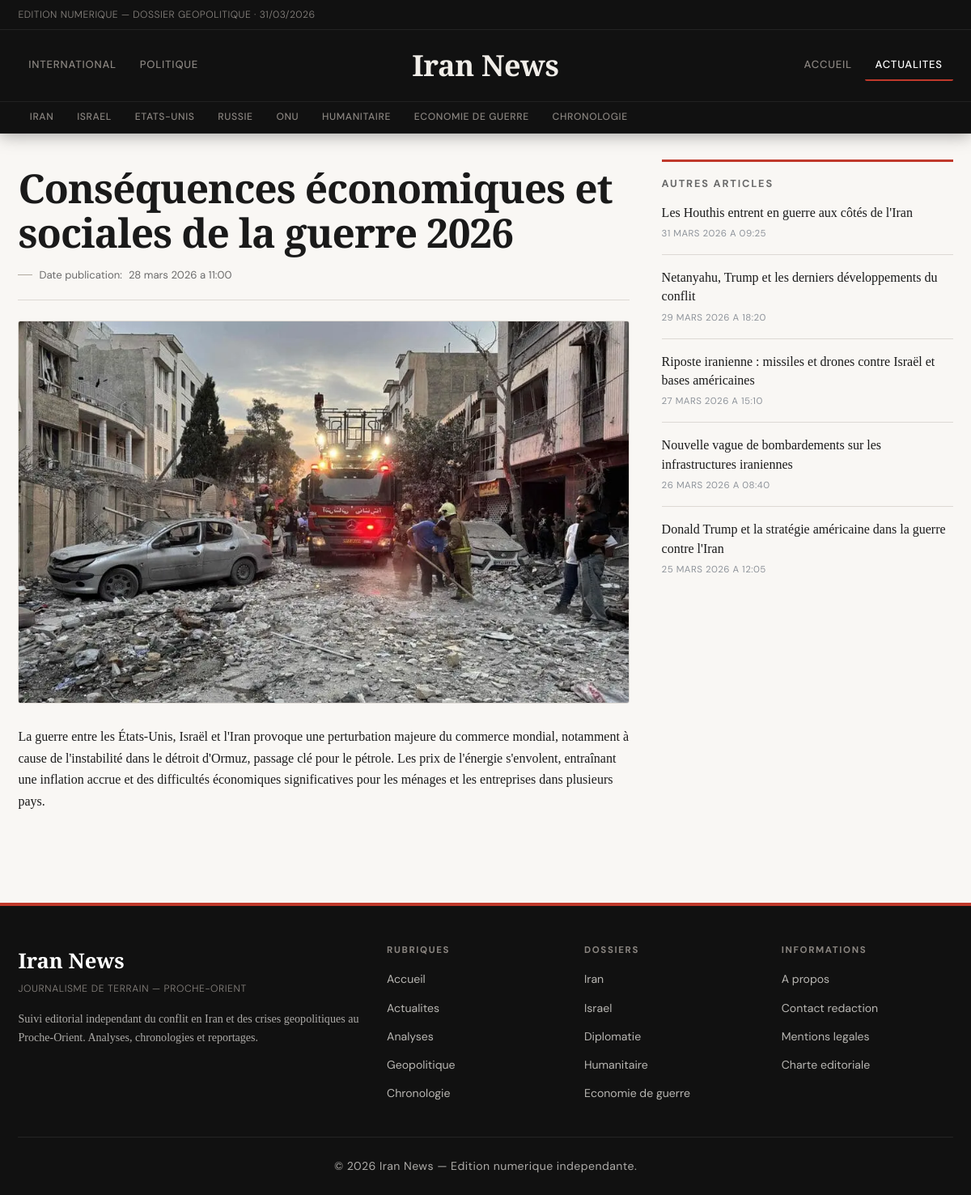
The app's page /articles/guerre-iran-article-5-1-5.html with its own data.
### tables this page shows
CREATE TABLE articles (
  id INT UNSIGNED AUTO_INCREMENT PRIMARY KEY,
  title VARCHAR(255) NOT NULL,
  slug VARCHAR(255) NOT NULL UNIQUE,
  content TEXT NOT NULL,
  is_published TINYINT(1) NOT NULL DEFAULT 1,
  created_at TIMESTAMP NOT NULL DEFAULT CURRENT_TIMESTAMP,
  updated_at TIMESTAMP NOT NULL DEFAULT CURRENT_TIMESTAMP ON UPDATE CURRENT_TIMESTAMP
);

CREATE TABLE article_images (
  id INT UNSIGNED AUTO_INCREMENT PRIMARY KEY,
  article_id INT UNSIGNED NOT NULL,
  image_kind ENUM('main', 'thumb') NOT NULL DEFAULT 'main',
  image_path VARCHAR(255) NOT NULL,
  image_alt VARCHAR(255) DEFAULT NULL,
  sort_order TINYINT UNSIGNED NOT NULL DEFAULT 1,
  created_at TIMESTAMP NOT NULL DEFAULT CURRENT_TIMESTAMP,
  CONSTRAINT fk_article_images_article
    FOREIGN KEY (article_id) REFERENCES articles(id)
    ON DELETE CASCADE,
  UNIQUE KEY uq_article_kind (article_id, image_kind),
  KEY idx_article_images_article_id (article_id)
);

### src/article.php (the view, shortened to what this page needs)
<?php
require_once __DIR__ . '/includes/front_helpers.php';
$id = filter_input(INPUT_GET, 'id', FILTER_VALIDATE_INT, array('options' => array('min_range' => 1)));
$safeId = ($id !== false && $id !== null) ? (int)$id : null;
$article = front_find_article(null, $safeId);
?>
<?php
$sidebarOtherArticles = front_recent_articles_excluding(5, array((int)$article['id']));
$detailMainSrc = front_article_image_src($article, 1280, 720, 'actualite guerre iran');
$detailThumbSrc = front_article_thumb_src($article, 860, 520, 'actualite guerre iran');
include __DIR__ . '/includes/header.php';
?>
<main class="layout-main article-layout">
    <article class="article-detail" itemscope itemtype="https://schema.org/NewsArticle">
        <header class="article-header">
            <h1 itemprop="headline"><?php echo h($article['title']); ?></h1>
            <p class="article-meta">
                Date publication:
                <?php $publishedAt = front_article_datetime_value($article); ?>
                <time itemprop="datePublished" datetime="<?php echo h($publishedAt); ?>">
                    <?php echo h(front_format_datetime($publishedAt)); ?>
                </time>
            </p>
        </header>
        <figure class="article-figure">
            <picture>
                <source media="(max-width: 800px)" srcset="<?php echo h($detailThumbSrc); ?>">
                <img
                    src="<?php echo h($detailMainSrc); ?>"
                    alt="<?php echo h(front_article_alt($article, 'actualite guerre iran')); ?>"
                    width="1280"
                    height="720"
                    itemprop="image"
                    loading="eager"
                    fetchpriority="high"
                    decoding="async">
            </picture>
        </figure>
        <section class="article-content" aria-labelledby="content-title" itemprop="articleBody">
            <?php echo front_render_article_html($article['content']); ?>
        </section>
    </article>
    <aside class="sidebar article-sidebar" aria-labelledby="recent-title">
        <h2 id="recent-title">Autres articles</h2>
        <ul>
            <?php foreach ($sidebarOtherArticles as $otherArticle): ?>
                <li>
                    <a href="<?php echo h(front_article_url($otherArticle)); ?>">
                        <?php echo h($otherArticle['title']); ?>
                    </a>
                    <small class="recent-time"><?php echo h(front_format_datetime(front_article_datetime_value($otherArticle))); ?></small>
                </li>
            <?php endforeach; ?>
        </ul>
    </aside>
</main>
<?php include __DIR__ . '/includes/footer.php'; ?>

### src/includes/front_helpers.php (shortened to what this page needs)
<?php
function h($value)
{
    return htmlspecialchars((string)$value, ENT_QUOTES, 'UTF-8');
}
function front_article_url($article)
{
    $id = isset($article['id']) ? (int)$article['id'] : 0;
    $page = 1;
    $rubrique = isset($article['rubrique']) ? (int)$article['rubrique'] : 5;
    return '/articles/guerre-iran-article-' . $id . '-' . $page . '-' . $rubrique . '.html';
}
function front_article_alt($article, $fallback = 'actualite guerre iran')
{
    if (!empty($article['image_alt'])) {
        return (string)$article['image_alt'];
    }
    return $fallback;
}
function front_local_image_url($rawPath)
{
    $path = trim((string)$rawPath);
    $normalized = '/' . ltrim($path, '/');
    $fullPath = dirname(__DIR__) . str_replace('/', DIRECTORY_SEPARATOR, $normalized);
    if (is_file($fullPath)) {
        return $normalized;
    }
    return null;
}
function front_article_image_src($article, $width, $height, $fallbackAlt = 'actualite guerre iran')
{
    $local = front_local_image_url(isset($article['image_url']) ? $article['image_url'] : '');
    if ($local !== null) {
        return $local;
    }
    return front_svg_placeholder(front_article_alt($article, $fallbackAlt), $width, $height);
}
function front_article_thumb_src($article, $width, $height, $fallbackAlt = 'actualite guerre iran')
{
    $thumbLocalFromDb = front_local_image_url(isset($article['image_thumb_url']) ? $article['image_thumb_url'] : '');
    if ($thumbLocalFromDb !== null) {
        return $thumbLocalFromDb;
    }
    return front_article_image_src($article, $width, $height, $fallbackAlt);
}
function front_render_article_html($html)
{
    $decoded = html_entity_decode((string)$html, ENT_QUOTES | ENT_HTML5, 'UTF-8');
    $clean = preg_replace('/<script\b[^>]*>(.*?)<\/script>/is', '', $decoded);
    return strip_tags(
        $clean,
        '<p><br><strong><b><em><i><u><ul><ol><li><a><h1><h2><h3><h4><h5><h6><blockquote><img><figure><figcaption>'
    );
}
function front_fetch_articles()
{
    $pdo = db();
    try {
        $sql = "SELECT
                    a.id,
                    a.title,
                    a.slug,
                    a.content,
                    ai_main.image_path AS image_url,
                    COALESCE(ai_thumb.image_path, '') AS image_thumb_url,
                    COALESCE(NULLIF(ai_main.image_alt, ''), a.title) AS image_alt,
                    COALESCE(NULLIF(ai_thumb.image_alt, ''), NULLIF(ai_main.image_alt, ''), a.title) AS image_thumb_alt,
                    a.created_at,
                    a.updated_at
                FROM articles a
                LEFT JOIN article_images ai_main
                    ON ai_main.article_id = a.id AND ai_main.image_kind = 'main'
                LEFT JOIN article_images ai_thumb
                    ON ai_thumb.article_id = a.id AND ai_thumb.image_kind = 'thumb'
                WHERE a.is_published = 1
                ORDER BY a.updated_at DESC";
        $rows = $pdo->query($sql)->fetchAll(PDO::FETCH_ASSOC);
        if (!empty($rows)) {
            return $rows;
        }
    } catch (PDOException $exception) {
    }
    return front_theme_articles();
}
function front_find_article($slug, $id)
{
    $articles = front_fetch_articles();
    if ($id !== null) {
        foreach ($articles as $article) {
            if ((int)$article['id'] === (int)$id) {
                return $article;
            }
        }
    }
    return null;
}
function front_recent_articles_excluding($limit = 5, $excludeIds = array())
{
    $articles = front_fetch_articles();
    $result = array();
    $excludeMap = array();
    foreach ($excludeIds as $excludeId) {
        $id = (int)$excludeId;
        if ($id > 0) {
            $excludeMap[$id] = true;
        }
    }
    foreach ($articles as $article) {
        $articleId = isset($article['id']) ? (int)$article['id'] : 0;
        if ($articleId > 0 && isset($excludeMap[$articleId])) {
            continue;
        }
        $result[] = $article;
        if (count($result) >= $limit) {
            break;
        }
    }
    return $result;
}
function front_format_datetime($value)
{
    try {
        $date = new DateTime((string)$value);
    } catch (Exception $exception) {
        return (string)$value;
    }
    $months = array(
        1 => 'janvier',
        2 => 'fevrier',
        3 => 'mars',
        4 => 'avril',
        5 => 'mai',
        6 => 'juin',
        7 => 'juillet',
        8 => 'aout',
        9 => 'septembre',
        10 => 'octobre',
        11 => 'novembre',
        12 => 'decembre',
    );
    $month = (int)$date->format('n');
    return $date->format('d') . ' ' . $months[$month] . ' ' . $date->format('Y') . ' a ' . $date->format('H:i');
}
function front_article_datetime_value($article)
{
    if (isset($article['updated_at']) && trim((string)$article['updated_at']) !== '') {
        return (string)$article['updated_at'];
    }
    return '';
}

### records on screen
articles: title "Conséquences économiques et sociales de la guerre 2026", updated_at "28 mars 2026 a 11:00", content "La guerre entre les États-Unis, Israël et l'Iran provoque une perturbation majeure du commerce mondial, notamment à cause de l'instabilité dans le détroit d'Ormuz, passage clé pour le pétrole. Les prix de l'énergie s'envolent, entraînant une inflation accrue et des difficultés économiques significatives pour les ménages et les entreprises dans plusieurs pays."
article_images: image_path (picture)
article_images: article.title "Les Houthis entrent en guerre aux côtés de l'Iran", article.updated_at "31 MARS 2026 A 09:25"
article_images: article.title "Netanyahu, Trump et les derniers développements du conflit", article.updated_at "29 MARS 2026 A 18:20"
article_images: article.title "Riposte iranienne : missiles et drones contre Israël et bases américaines", article.updated_at "27 MARS 2026 A 15:10"
article_images: article.title "Nouvelle vague de bombardements sur les infrastructures iraniennes", article.updated_at "26 MARS 2026 A 08:40"
article_images: article.title "Donald Trump et la stratégie américaine dans la guerre contre l'Iran", article.updated_at "25 MARS 2026 A 12:05"
